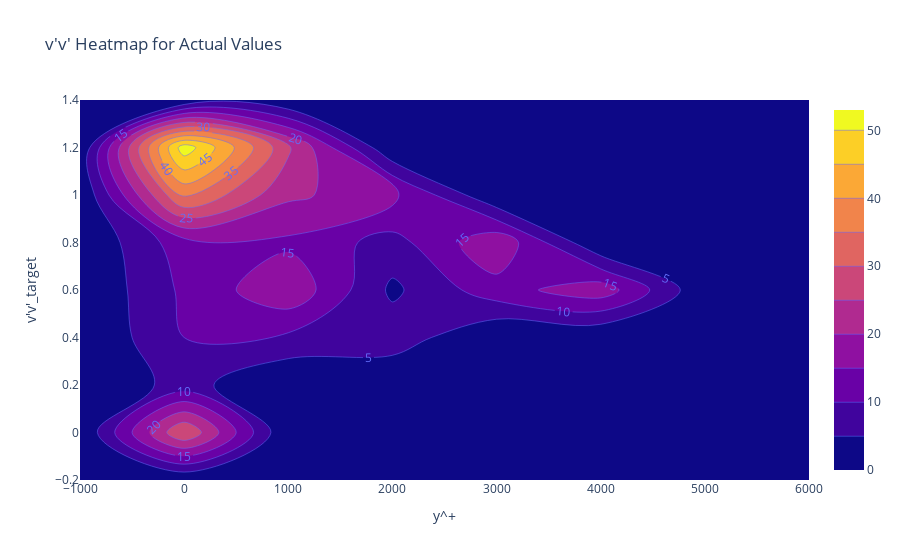

Notebook code cell kept with this figure:
### Code cell
fig = px.density_contour(
    results,
    x='y^+',
    y="v'v'_target",
    title="v'v' Heatmap for Actual Values",
    labels={"v'v'": "v'v' (Actual)"}
)
fig.update_traces(contours_coloring='fill', contours_showlabels = True)
fig.show()

fig = px.density_contour(
    results,
    x='y^+',
    y="v'v'_pred",
    title="v'v' Heatmap for Predicted Values",
    labels={"v'v'_pred": "v'v' (Predicted)"}
)
fig.update_traces(contours_coloring='fill', contours_showlabels = True)
fig.show()

### Figure 1 — Plotly figure (JSON) as saved in the notebook; plotly's stock layout.template omitted (floating-point values rounded to 4 significant figures; data arrays with more than 128 entries replaced by an {"elided": "..."} marker saying what was removed)
{"data": [{"contours": {"coloring": "fill", "showlabels": true}, "hovertemplate": "y^+=%{x}<br>v'v'_target=%{y}<br>count=%{z}<extra></extra>", "legendgroup": "", "line": {"color": "#636efa"}, "name": "", "showlegend": false, "type": "histogram2dcontour", "x": {"elided": "340 float values"}, "xaxis": "x", "xbingroup": "x", "y": {"elided": "340 float values"}, "yaxis": "y", "ybingroup": "y"}], "layout": {"legend": {"tracegroupgap": 0}, "title": {"text": "v'v' Heatmap for Actual Values"}, "xaxis": {"anchor": "y", "domain": [0, 1], "title": {"text": "y^+"}}, "yaxis": {"anchor": "x", "domain": [0, 1], "title": {"text": "v'v'_target"}}}}
